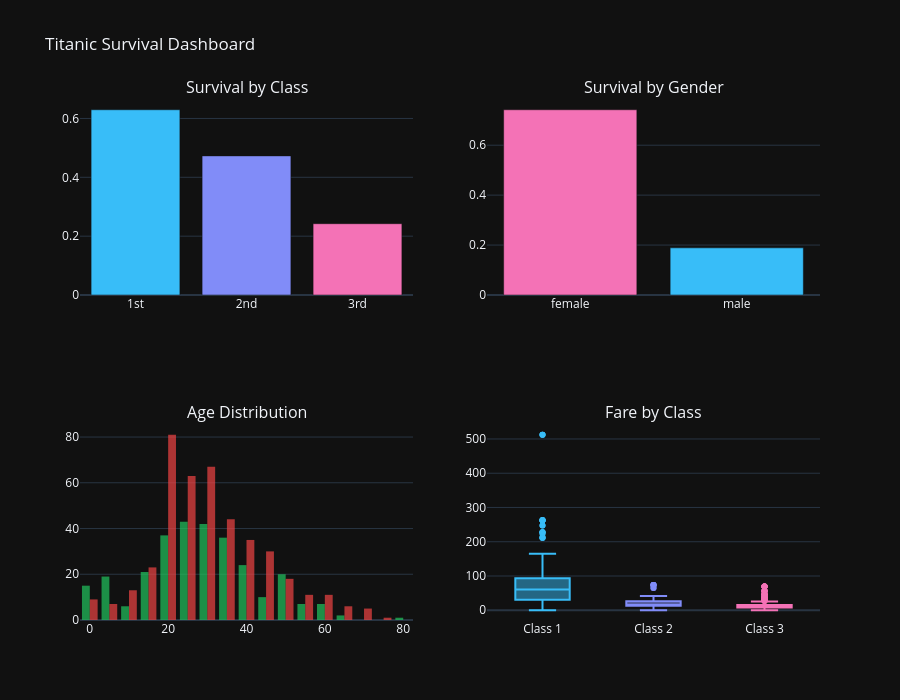

The notebook cell this image was saved under:
### Markdown cell above
### 3.1 Multi-Chart Dashboard in One Figure

### Code cell
# Multiple interactive charts in one figure
fig = make_subplots(
    rows=2,
    cols=2,
    subplot_titles=(
        "Survival by Class",
        "Survival by Gender",
        "Age Distribution",
        "Fare by Class",
    ),
)

# Chart 1 — Survival by Class
class_surv = df.groupby("Pclass")["Survived"].mean()
fig.add_trace(
    go.Bar(
        x=["1st", "2nd", "3rd"],
        y=class_surv.values,
        marker_color=["#38bdf8", "#818cf8", "#f472b6"],
        name="By Class",
    ),
    row=1,
    col=1,
)

# Chart 2 — Survival by Gender
sex_surv = df.groupby("Sex")["Survived"].mean()
fig.add_trace(
    go.Bar(
        x=sex_surv.index,
        y=sex_surv.values,
        marker_color=["#f472b6", "#38bdf8"],
        name="By Gender",
    ),
    row=1,
    col=2,
)

# Chart 3 — Age Distribution
fig.add_trace(
    go.Histogram(
        x=df[df["Survived"] == 1]["Age"].dropna(),
        name="Survived",
        marker_color="#22c55e",
        opacity=0.7,
        nbinsx=25,
    ),
    row=2,
    col=1,
)
fig.add_trace(
    go.Histogram(
        x=df[df["Survived"] == 0]["Age"].dropna(),
        name="Died",
        marker_color="#ef4444",
        opacity=0.7,
        nbinsx=25,
    ),
    row=2,
    col=1,
)

# Chart 4 — Fare Boxplot
for cls, color in zip([1, 2, 3], ["#38bdf8", "#818cf8", "#f472b6"]):
    fig.add_trace(
        go.Box(
            y=df[df["Pclass"] == cls]["Fare"], name=f"Class {cls}", marker_color=color
        ),
        row=2,
        col=2,
    )

fig.update_layout(
    template="plotly_dark",
    height=700,
    title_text="Titanic Survival Dashboard",
    showlegend=False,
)

fig.show()
print("Dashboard done!")

### Figure 1 — Plotly figure (JSON) as saved in the notebook; plotly's stock layout.template omitted (floating-point values rounded to 4 significant figures; data arrays with more than 128 entries replaced by an {"elided": "..."} marker saying what was removed)
{"data": [{"marker": {"color": ["#38bdf8", "#818cf8", "#f472b6"]}, "name": "By Class", "type": "bar", "x": ["1st", "2nd", "3rd"], "xaxis": "x", "y": [0.6296, 0.4728, 0.2424], "yaxis": "y"}, {"marker": {"color": ["#f472b6", "#38bdf8"]}, "name": "By Gender", "type": "bar", "x": ["female", "male"], "xaxis": "x2", "y": [0.742, 0.1889], "yaxis": "y2"}, {"marker": {"color": "#22c55e"}, "name": "Survived", "nbinsx": 25, "opacity": 0.7, "type": "histogram", "x": {"elided": "290 float values"}, "xaxis": "x3", "yaxis": "y3"}, {"marker": {"color": "#ef4444"}, "name": "Died", "nbinsx": 25, "opacity": 0.7, "type": "histogram", "x": {"elided": "424 float values"}, "xaxis": "x3", "yaxis": "y3"}, {"marker": {"color": "#38bdf8"}, "name": "Class 1", "type": "box", "xaxis": "x4", "y": {"elided": "216 float values"}, "yaxis": "y4"}, {"marker": {"color": "#818cf8"}, "name": "Class 2", "type": "box", "xaxis": "x4", "y": {"elided": "184 float values"}, "yaxis": "y4"}, {"marker": {"color": "#f472b6"}, "name": "Class 3", "type": "box", "xaxis": "x4", "y": {"elided": "491 float values"}, "yaxis": "y4"}], "layout": {"annotations": [{"font": {"size": 16}, "showarrow": false, "text": "Survival by Class", "x": 0.225, "xanchor": "center", "xref": "paper", "y": 1, "yanchor": "bottom", "yref": "paper"}, {"font": {"size": 16}, "showarrow": false, "text": "Survival by Gender", "x": 0.775, "xanchor": "center", "xref": "paper", "y": 1, "yanchor": "bottom", "yref": "paper"}, {"font": {"size": 16}, "showarrow": false, "text": "Age Distribution", "x": 0.225, "xanchor": "center", "xref": "paper", "y": 0.375, "yanchor": "bottom", "yref": "paper"}, {"font": {"size": 16}, "showarrow": false, "text": "Fare by Class", "x": 0.775, "xanchor": "center", "xref": "paper", "y": 0.375, "yanchor": "bottom", "yref": "paper"}], "height": 700, "showlegend": false, "title": {"text": "Titanic Survival Dashboard"}, "xaxis": {"anchor": "y", "domain": [0, 0.45]}, "xaxis2": {"anchor": "y2", "domain": [0.55, 1]}, "xaxis3": {"anchor": "y3", "domain": [0, 0.45]}, "xaxis4": {"anchor": "y4", "domain": [0.55, 1]}, "yaxis": {"anchor": "x", "domain": [0.625, 1]}, "yaxis2": {"anchor": "x2", "domain": [0.625, 1]}, "yaxis3": {"anchor": "x3", "domain": [0, 0.375]}, "yaxis4": {"anchor": "x4", "domain": [0, 0.375]}}}
